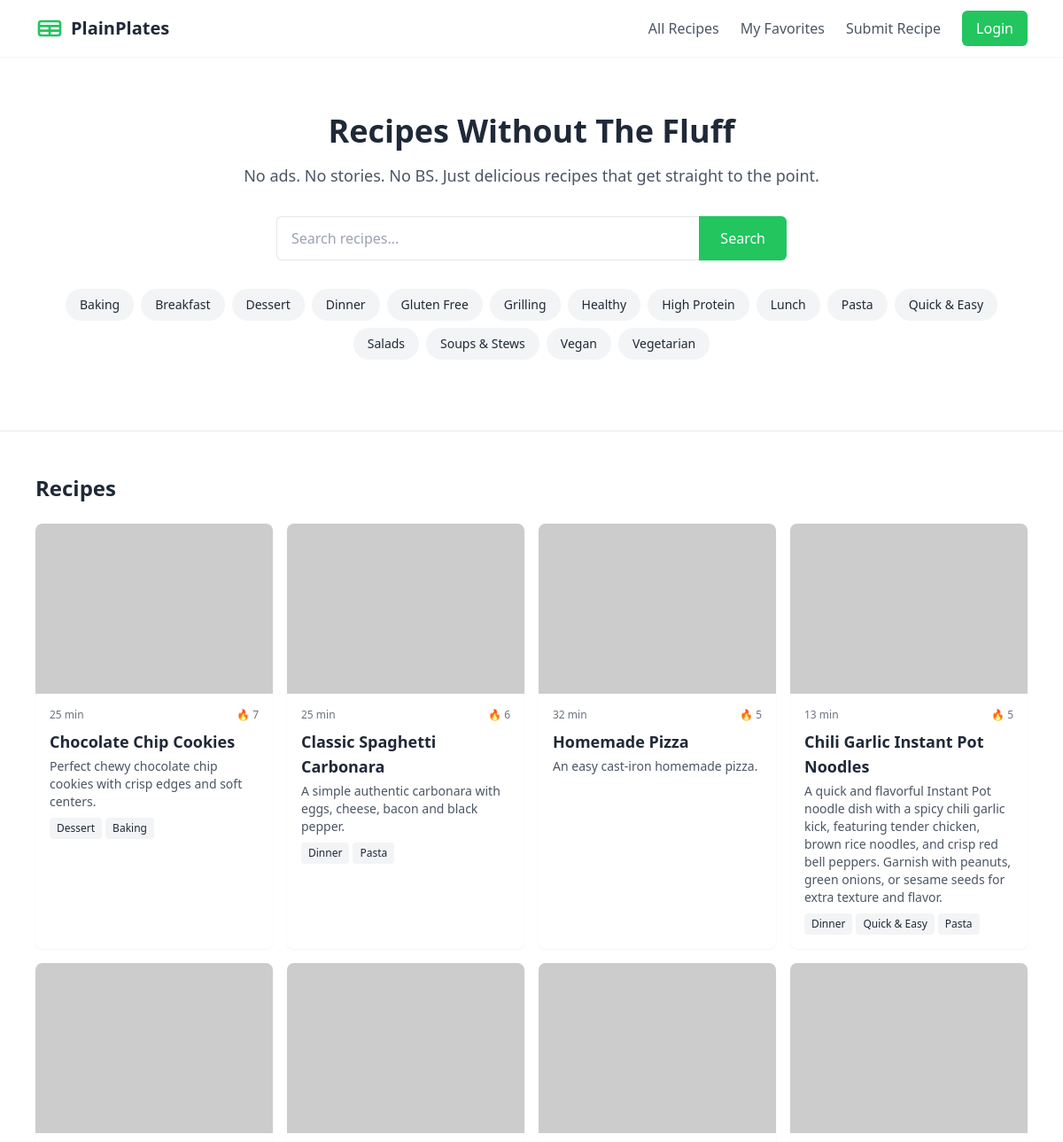
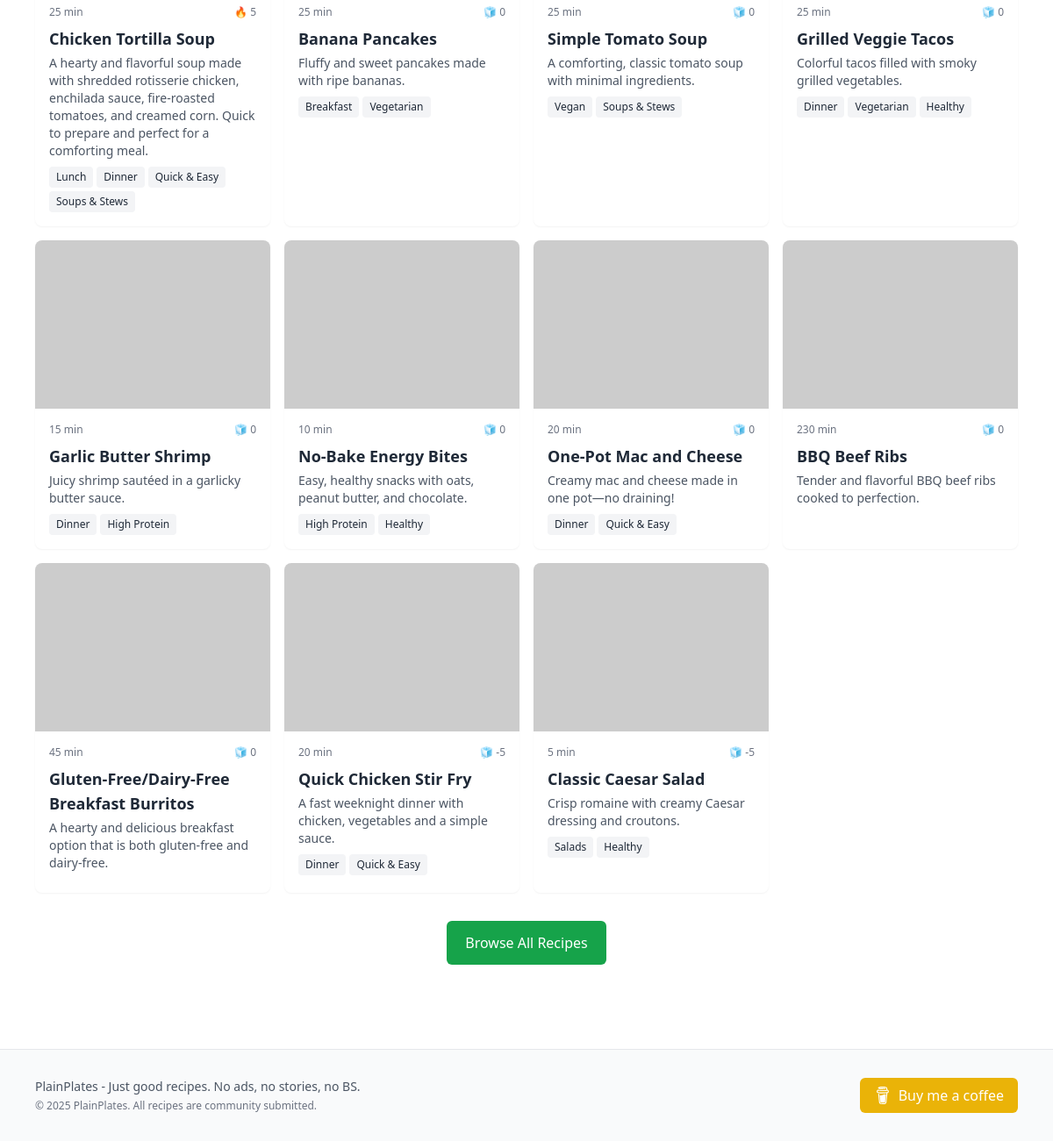
Page /recipes on the committed database (2 pictures, top to bottom).
### tables this page shows
CREATE TABLE categories (
    id INTEGER PRIMARY KEY AUTOINCREMENT,
    name TEXT NOT NULL,
    slug TEXT UNIQUE NOT NULL,
    description TEXT
);

CREATE TABLE recipes (
    id INTEGER PRIMARY KEY AUTOINCREMENT,
    title TEXT NOT NULL,
    slug TEXT UNIQUE NOT NULL,
    description TEXT NOT NULL,
    ingredients TEXT NOT NULL,
    instructions TEXT NOT NULL,
    notes TEXT,
    prep_time INTEGER NOT NULL,
    cook_time INTEGER NOT NULL,
    servings INTEGER NOT NULL DEFAULT 4,
    created_at TIMESTAMP NOT NULL DEFAULT CURRENT_TIMESTAMP,
    updated_at TIMESTAMP NOT NULL DEFAULT CURRENT_TIMESTAMP,
    user_id INTEGER,
    FOREIGN KEY (user_id) REFERENCES users (id)
);

### main.py (the view)
@app.get("/recipes", response_class=HTMLResponse)
def recipes_page(request: Request, q: str | None = None, category: str | None = None):
    categories = get_categories()
    recipes = get_recipes(filter_q=q, category_slug=category)
    return templates.TemplateResponse("recipes.html", {
        "request": request,
        "categories": categories,
        "recipes": recipes,
        "q": q,
        "selected_category": category
    })

### templates/recipes.html (shortened to what this page needs)
{% extends "base.html" %}
{% block content %}
<section class="bg-white border-b">
    <div class="max-w-6xl mx-auto px-4 py-12 md:py-16">
        <div class="text-center">
            <h1 class="text-3xl md:text-4xl font-bold mb-4">Recipes Without The Fluff</h1>
            <p class="text-lg text-gray-600 mb-8 max-w-2xl mx-auto">No ads. No stories. No BS. Just delicious recipes that get straight to the point.</p>
            <div class="max-w-xl mx-auto mb-8">
                <form action="/recipes" method="get" class="flex">
                    <input type="text" name="q" placeholder="Search recipes..." value="{{ q or '' }}"
                        class="flex-grow px-4 py-3 rounded-l-md border-t border-b border-l focus:outline-none focus:ring-2 focus:ring-primary-500">
                    <button type="submit"
                            class="bg-primary-500 text-white px-6 py-3 rounded-r-md hover:bg-primary-600 focus:outline-none focus:ring-2 focus:ring-primary-500">
                        Search
                    </button>
                </form>
            </div>
            <div class="flex flex-wrap justify-center gap-2 mb-4">
                {% for category in categories %}
                <a href="/recipes?category={{ category.slug }}{% if q %}&q={{ q }}{% endif %}"
                class="{% if selected_category == category.slug %}
                            bg-primary-500 text-white
                        {% else %}
                            bg-gray-100 text-gray-800 hover:bg-gray-200
                        {% endif %}
                        px-4 py-2 rounded-full text-sm transition">
                    {{ category.name }}
                </a>
                {% endfor %}
            </div>
        </div>
    </div>
</section>
<section class="py-12">
    <div class="max-w-6xl mx-auto px-4">
        <h2 class="text-2xl font-bold mb-6">Recipes</h2>
        <div class="grid grid-cols-1 md:grid-cols-2 lg:grid-cols-4 gap-4">
            {% for recipe in recipes %}
                {% include "components/recipe_card.html" %}
            {% endfor %}
        </div>
        <div class="text-center mt-8">
            <a href="/recipes" class="inline-flex items-center justify-center px-5 py-3 border border-transparent text-base font-medium rounded-md text-white bg-primary-600 hover:bg-primary-700">
                Browse All Recipes
            </a>
        </div>
    </div>
</section>
{% endblock %}

### templates/components/recipe_card.html
<a href="/recipes/{{ recipe.slug }}" class="bg-white rounded-lg overflow-hidden shadow-sm hover:shadow-md transition-shadow">
    <div class="h-48 overflow-hidden">
        <img src="/static/images/recipes{{ recipe.slug }}.jpg" onerror="this.onerror=null;this.src='https://placehold.co/400x300?text=Image Coming Soon';" alt="{{ recipe.title }}" class="w-full h-full object-cover">
    </div>
    <div class="p-4">
        <div class="flex justify-between items-center mb-2">
            <span class="text-xs text-gray-500">{{ recipe.prep_time + recipe.cook_time }} min</span>
            <span class="flex items-center text-xs text-gray-500">
                {% if recipe.score > 0 %} 🔥 {% else %} 🧊 {% endif %}{{ recipe.score }}
            </span>
        </div>
        <h3 class="font-bold text-lg mb-1">{{ recipe.title }}</h3>
        <p class="text-gray-600 text-sm mb-2">{{ recipe.description }}</p>
        <div class="flex flex-wrap gap-1">
            {% for tag in recipe.tags %}
            <span class="bg-gray-100 text-gray-800 text-xs px-2 py-1 rounded">{{ tag }}</span>
            {% endfor %}
        </div>
    </div>
</a>

### rows in the picture
categories: name "Baking"
categories: name "Breakfast"
categories: name "Dessert"
categories: name "Dinner"
categories: name "Gluten Free"
categories: name "Grilling"
categories: name "Healthy"
categories: name "High Protein"
categories: name "Lunch"
categories: name "Pasta"
categories: name "Quick & Easy"
categories: name "Salads"
categories: name "Soups & Stews"
categories: name "Vegan"
categories: name "Vegetarian"
recipes: recipe.prep_time+recipe.cook_time "25", score "7", title "Chocolate Chip Cookies", description "Perfect chewy chocolate chip cookies with crisp edges and soft centers."
recipes: recipe.prep_time+recipe.cook_time "25", score "6", title "Classic Spaghetti Carbonara", description "A simple authentic carbonara with eggs, cheese, bacon and black pepper."
recipes: recipe.prep_time+recipe.cook_time "32", score "5", title "Homemade Pizza", description "An easy cast-iron homemade pizza."
recipes: recipe.prep_time+recipe.cook_time "13", score "5", title "Chili Garlic Instant Pot Noodles", description "A quick and flavorful Instant Pot noodle dish with a spicy chili garlic kick, featuring tender chicken, brown rice noodles, and crisp red bell peppers. Garnish with peanuts, green onions, or sesame seeds for extra texture and flavor."
recipes: recipe.prep_time+recipe.cook_time "25", score "5", title "Chicken Tortilla Soup", description "A hearty and flavorful soup made with shredded rotisserie chicken, enchilada sauce, fire-roasted tomatoes, and creamed corn. Quick to prepare and perfect for a comforting meal."
recipes: recipe.prep_time+recipe.cook_time "25", score "0", title "Banana Pancakes", description "Fluffy and sweet pancakes made with ripe bananas."
recipes: recipe.prep_time+recipe.cook_time "25", score "0", title "Simple Tomato Soup", description "A comforting, classic tomato soup with minimal ingredients."
recipes: recipe.prep_time+recipe.cook_time "25", score "0", title "Grilled Veggie Tacos", description "Colorful tacos filled with smoky grilled vegetables."
recipes: recipe.prep_time+recipe.cook_time "15", score "0", title "Garlic Butter Shrimp", description "Juicy shrimp sautéed in a garlicky butter sauce."
recipes: recipe.prep_time+recipe.cook_time "10", score "0", title "No-Bake Energy Bites", description "Easy, healthy snacks with oats, peanut butter, and chocolate."
recipes: recipe.prep_time+recipe.cook_time "20", score "0", title "One-Pot Mac and Cheese", description "Creamy mac and cheese made in one pot—no draining!"
recipes: recipe.prep_time+recipe.cook_time "230", score "0", title "BBQ Beef Ribs", description "Tender and flavorful BBQ beef ribs cooked to perfection."
recipes: recipe.prep_time+recipe.cook_time "45", score "0", title "Gluten-Free/Dairy-Free Breakfast Burritos", description "A hearty and delicious breakfast option that is both gluten-free and dairy-free."
recipes: recipe.prep_time+recipe.cook_time "20", score "-5", title "Quick Chicken Stir Fry", description "A fast weeknight dinner with chicken, vegetables and a simple sauce."
recipes: recipe.prep_time+recipe.cook_time "5", score "-5", title "Classic Caesar Salad", description "Crisp romaine with creamy Caesar dressing and croutons."
